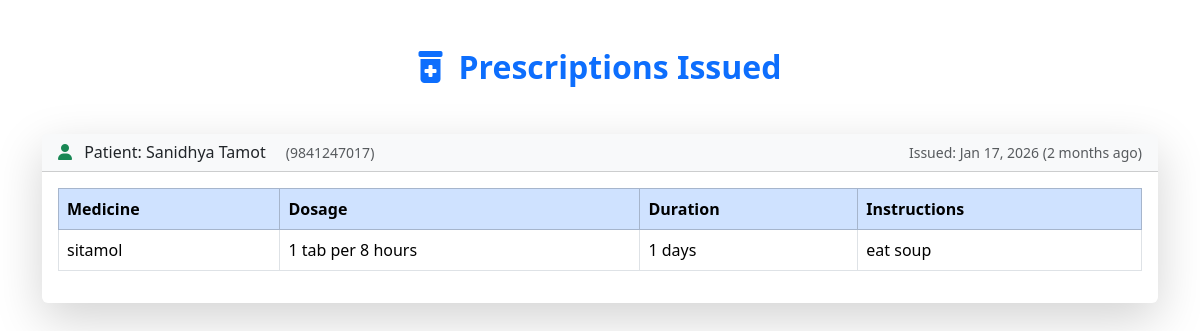
/doctor-prescriptions/ (signed in), run on an earlier commit of the app's database.
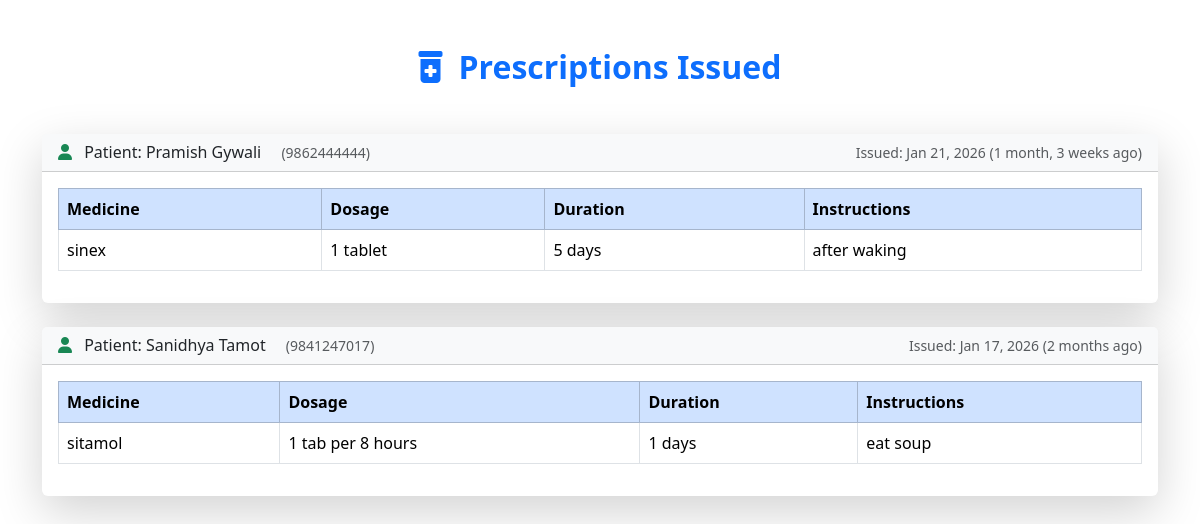
And on a later commit of the database.
### hospital/models.py (models this page shows, shortened)
class Prescription(models.Model):
    patient = models.ForeignKey('Patient', on_delete=models.CASCADE, related_name='prescriptions')
    doctor = models.ForeignKey('Doctor', on_delete=models.SET_NULL, null=True, related_name='prescriptions_issued')
    appointment = models.ForeignKey('Appointment', on_delete=models.SET_NULL, null=True, blank=True)
    date_issued = models.DateTimeField(default=timezone.now)
    notes = models.TextField(blank=True, null=True)

class Patient(models.Model):
    Name= models.CharField(max_length=100)
    Gender= models.CharField(max_length=100)
    Mobile = models.CharField(max_length=15)
    Address= models.TextField()
    email = models.EmailField(max_length=100, blank=True, null=True)         # optional
    password = models.CharField(max_length=128)   # ADD THIS

class PrescriptionItem(models.Model):
    prescription = models.ForeignKey(Prescription, on_delete=models.CASCADE, related_name='items')
    medicine_name = models.CharField(max_length=200)
    dosage = models.CharField(max_length=100)  # e.g., "500mg, 1 tablet 3x/day"
    duration_days = models.PositiveIntegerField()
    instructions = models.TextField(blank=True, null=True)

### hospital/views.py (the view)
# urls.py: path('doctor-prescriptions/', doctor_prescriptions, name='doctor_prescriptions'),
def doctor_prescriptions(request):
    if request.session.get('user_type') != 'doctor':
        return redirect('main_login')
    doctor_id = request.session.get('doctor_id')
    doctor = Doctor.objects.get(id=doctor_id)
    prescriptions = Prescription.objects.filter(doctor=doctor).order_by('-date_issued')
    context = {
        'doctor': doctor,
        'prescriptions': prescriptions,
    }
    return render(request, 'doctor_prescriptions.html', context)

### hospital/templates/doctor_prescriptions.html (shortened to what this page needs)
{% extends "base.html" %}
{% block content %}
<div class="container my-5">
    <h2 class="text-center fw-bold text-primary mb-5">
        <i class="fas fa-prescription-bottle-alt me-3"></i>Prescriptions Issued
    </h2>
    {% if prescriptions %}
        {% for prescription in prescriptions %}
        <div class="card shadow-lg mb-4 border-0">
            <div class="card-header bg-light d-flex justify-content-between align-items-center">
                <h6 class="mb-0">
                    <i class="fas fa-user me-2 text-success"></i>
                    Patient: {{ prescription.patient.Name }}
                    <small class="text-muted ms-3">({{ prescription.patient.Mobile }})</small>
                </h6>
                <small class="text-muted">
                    Issued: {{ prescription.date_issued|date:"M d, Y" }}
                    ({{ prescription.date_issued|timesince }} ago)
                </small>
            </div>
            <div class="card-body">
                <div class="table-responsive">
                    <table class="table table-hover table-bordered">
                        <thead class="table-primary">
                            <tr>
                                <th>Medicine</th>
                                <th>Dosage</th>
                                <th>Duration</th>
                                <th>Instructions</th>
                            </tr>
                        </thead>
                        <tbody>
                            {% for item in prescription.items.all %}
                            <tr>
                                <td>{{ item.medicine_name }}</td>
                                <td>{{ item.dosage }}</td>
                                <td>{{ item.duration_days }} days</td>
                                <td>{{ item.instructions|default:"—" }}</td>
                            </tr>
                            {% empty %}
                            <tr>
                                <td colspan="4" class="text-center text-muted py-3">
                                    No medicines in this prescription
                                </td>
                            </tr>
                            {% endfor %}
                        </tbody>
                    </table>
                </div>
            </div>
        </div>
        {% endfor %}
    {% else %}
        <div class="text-center py-5">
            <i class="fas fa-prescription-bottle-alt fa-5x text-muted mb-4"></i>
            <h4 class="text-muted">No prescriptions issued yet</h4>
            <p class="text-muted">Prescriptions will appear here once you prescribe to patients.</p>
        </div>
    {% endif %}
</div>
{% endblock %}

What changed in the data, as far as the page shows it:
added Prescription: patient.Name "Pramish Gywali", patient.Mobile "9862444444", date_issued "Jan 21, 2026", date_issued "1 month, 3 weeks"
added PrescriptionItem: medicine_name "sinex", dosage "1 tablet", duration_days "5", instructions "after waking", shown under "Pramish Gywali"
